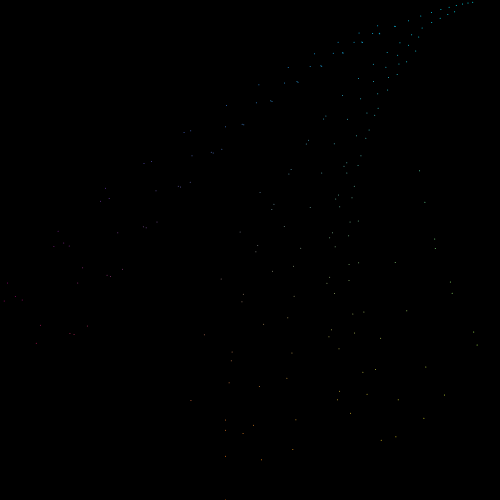
Frame 1 (no input)
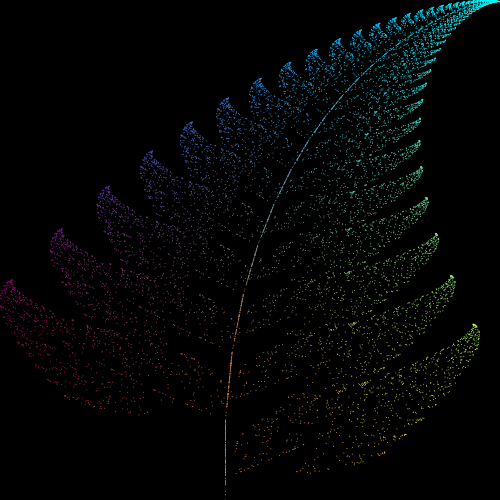
Frame 60 (no input)
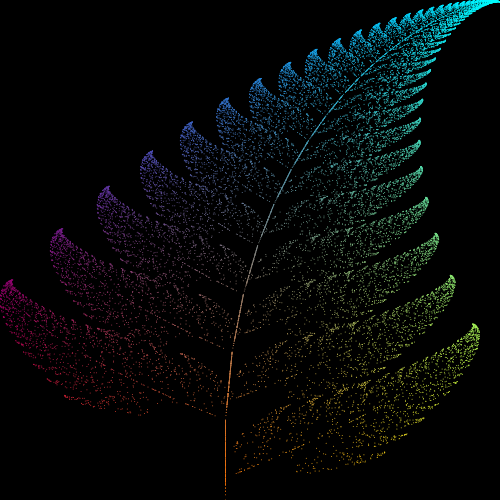
Frame 120 (the mouse pressed at the canvas centre since frame 60)

The p5.js sketch that drew these frames (run headless with seeded random() and noise() and a simulated clock; from frame 60 on, the mouse is pressed at the canvas centre):

// p5.js sketch
// ── sketch.js
let pt;

function setup() {
	createCanvas(500, 500);
	pt = createVector(0, 0);
	background(0);
}

function draw() {
	// iterate 200 times per frame
	for (let i = 0; i < 200; i++) {
		drawPoint(pt);
		pt = nextPoint(pt);
	}
}

const nextPoint = v => {
	const r = random();
	let next;

	if (r < 0.01) {
		// 1% chance
		next = f1(v);
	} else if (r < 0.86) {
		// 85% chance
		next = f2(v);
	} else if (r < 0.93) {
		// 7% chance
		next = f3(v);
	} else {
		// 7% chance
		next = f4(v);
	}

	return next;
};

const drawPoint = pt => {
	// domain of the functions: -2.182 < x < 2.6558
	const x = map(pt.x, -2.182, 2.6558, 0, width);

	// range of the functions: 0 <= y < 9.9983
	const y = map(pt.y, 0, 9.9983, height, 0);

	// fill colour based on its x, y location on the canvas
	const r = map(y, 0, height, 0, 255);
	const g = map(x, 0, width, 0, 255);
	const b = map(y, 0, height, 255, 0);

	stroke(r, g, b);
	strokeWeight(1);
	point(x, y);
};

// ── functions.js
const f1 = v => {
	const nextX = 0;
	const nextY = 0.16 * v.y;
	return createVector(nextX, nextY);
};

const f2 = v => {
	const nextX = 0.85 * v.x + 0.04 * v.y;
	const nextY = -0.04 * v.x + 0.85 * v.y + 1.6;
	return createVector(nextX, nextY);
};

const f3 = v => {
	const nextX = 0.2 * v.x - 0.26 * v.y;
	const nextY = 0.23 * v.x + 0.22 * v.y + 1.6;
	return createVector(nextX, nextY);
};

const f4 = v => {
	const nextX = -0.15 * v.x + 0.28 * v.y;
	const nextY = 0.26 * v.x + 0.24 * v.y + 0.44;
	return createVector(nextX, nextY);
};
